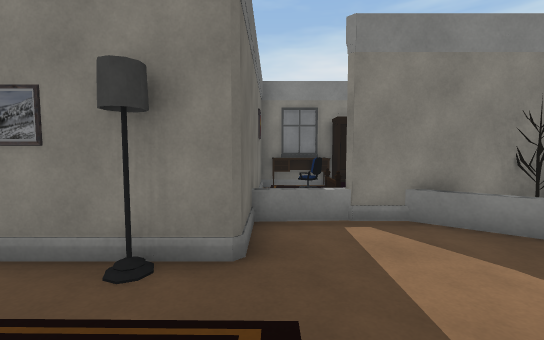
View 1 (above)

12 first-person views from a walk through a Unity game level. The camera is 1.4 m above the floor, tilts 4° down and sees 90° across. The floor is counted in squares, 1 m on a side. Each view is taken from the middle of a square. On the plan, view 1 faces up. The plan holds only what a view shows up to about 13 squares ahead; the rest is blank. The place goes on beyond the plan. Some surface patterns are stand-ins.

View 2
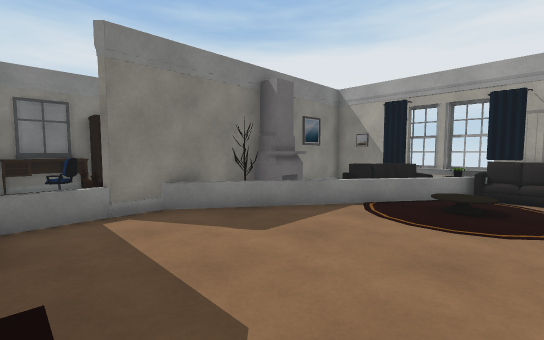

View 3
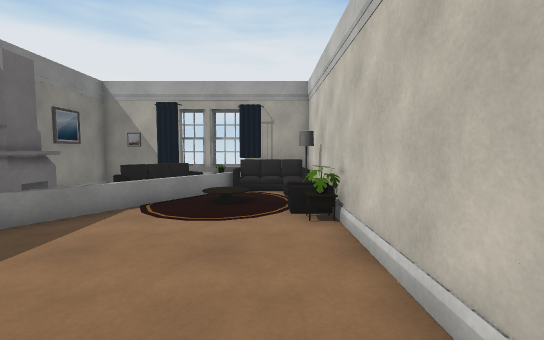

View 4
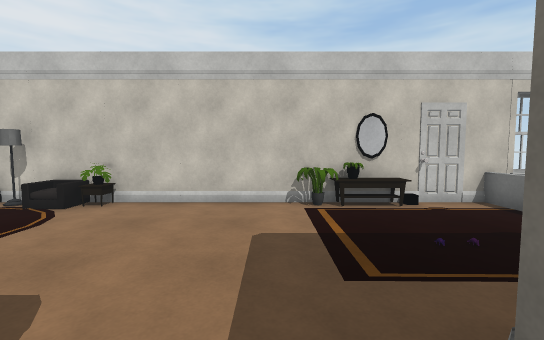

View 5
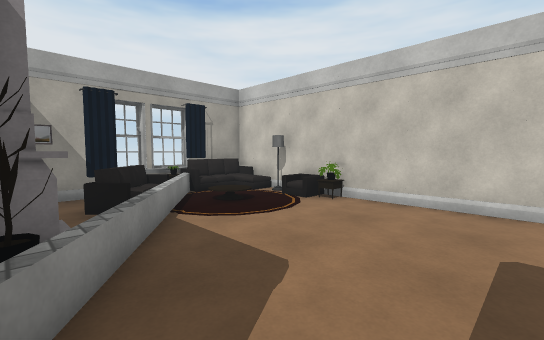

View 6
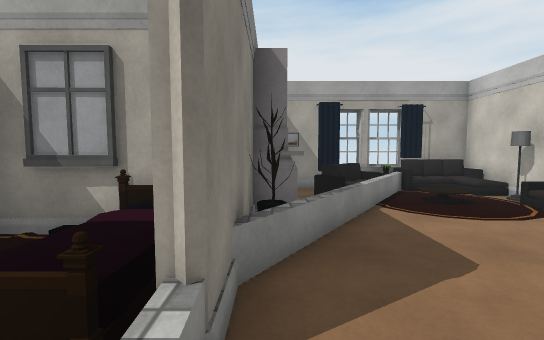

View 7
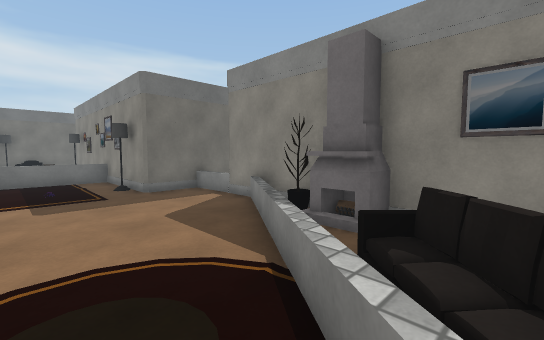

View 8
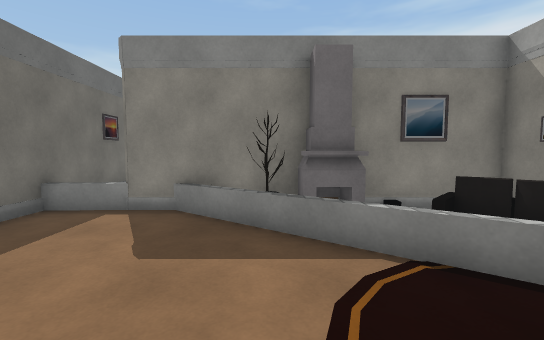

View 9
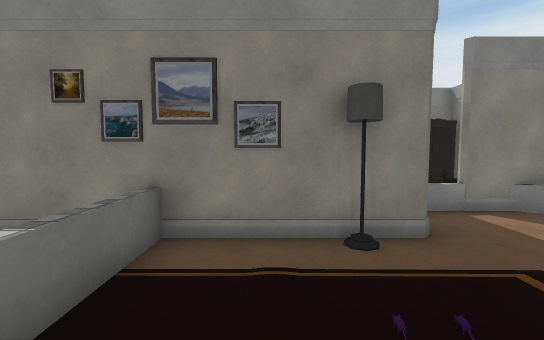

View 10
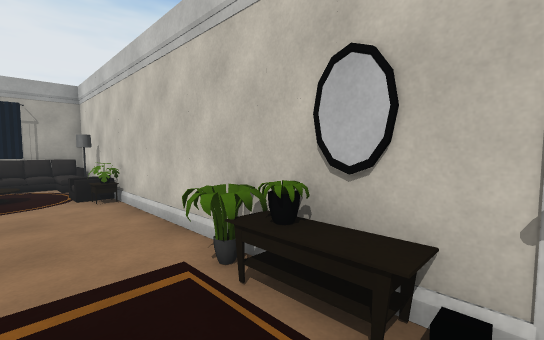

View 11
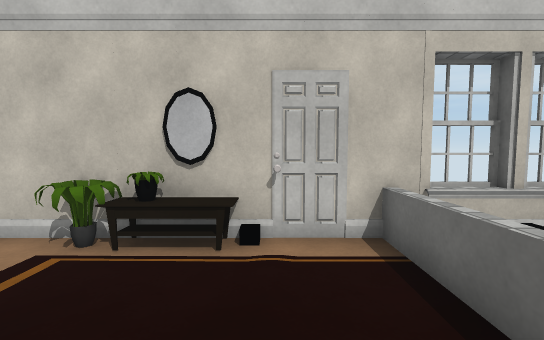

View 12
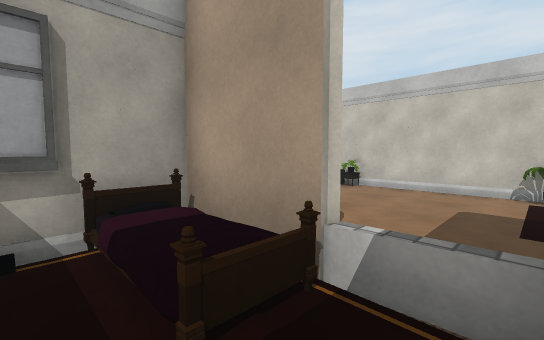

### Floor plan
Ten units are one square. View 1 is at (0, 0); x grows to the right and y downward. Boxes are objects, and circles mark ways between rooms. Rooms are numbered by the first view taken in them; rooms with no view inside come last. Other rooms are left out.
<svg viewBox="-60 -110 171 140">
<path fill="none" stroke="#000" d="M41 -54 21 -54M44 -56 44 -85M104 -24 104 -36M106 -15 106 -25M106 1 106 -13M-4 -92 -4 -34 -55 -34M24 -104 -4 -104M-50 24 104 24 104 0M69 -23 27 -54M1 -54 -5 -54M-48 -35 -48 25M104 -36 104 -54 41 -54"/>
<rect x="-55" y="-35" width="10" height="10" fill="#bbb"><title>other object</title></rect>
<rect x="-35" y="-35" width="10" height="10" fill="#bbb"><title>other object</title></rect>
<rect x="-25" y="15" width="10" height="10" fill="#bbb"><title>mirror</title></rect>
<rect x="-15" y="15" width="10" height="10" fill="#bbb"><title>nightstand</title></rect>
<rect x="-5" y="15" width="10" height="10" fill="#bbb"><title>other object</title></rect>
<rect x="-5" y="-105" width="20" height="10" fill="#bbb"><title>desk</title></rect>
<rect x="5" y="-95" width="20" height="10" fill="#bbb"><title>chair</title></rect>
<rect x="15" y="-75" width="30" height="20" fill="#bbb"><title>bed</title></rect>
<rect x="15" y="-105" width="30" height="10" fill="#bbb"><title>closet</title></rect>
<rect x="35" y="-95" width="10" height="10" fill="#bbb"><title>carpet</title></rect>
<rect x="55" y="15" width="10" height="10" fill="#bbb"><title>other object</title></rect>
<rect x="65" y="15" width="10" height="10" fill="#bbb"><title>sofa</title></rect>
<rect x="65" y="-25" width="30" height="20" fill="#bbb"><title>carpet</title></rect>
<rect x="75" y="-45" width="20" height="30" fill="#bbb"><title>sofa</title></rect>
<rect x="95" y="5" width="10" height="10" fill="#bbb"><title>sofa</title></rect>
<rect x="95" y="-5" width="10" height="10" fill="#bbb"><title>curtain</title></rect>
<rect x="95" y="-15" width="10" height="10" fill="#bbb"><title>other object</title></rect>
<rect x="45" y="-55" width="10" height="10" fill="#bbb"><title>other object</title></rect>
<rect x="55" y="-65" width="20" height="30" fill="#bbb"><title>fireplace</title></rect>
<rect x="75" y="-55" width="10" height="10" fill="#bbb"><title>other object</title></rect>
<text x="30" y="-20">1</text>
<text x="70" y="-50">2</text>
</svg>

Where each view was taken, in squares from view 1:
view 1: 0 up, 0 right, facing up
view 2: 1 down, 0 right, facing up-right
view 3: 1 down, 0 right, facing right
view 4: 5 up, 1 right, facing down
view 5: 5 up, 1 right, facing down-right
view 6: 5 up, 0 right, facing right
view 7: 0 up, 9 right, facing up-left
view 8: 1 down, 5 right, facing up
view 9: 1 down, 3 left, facing up
view 10: 0 up, 3 left, facing down-right
view 11: 2 up, 3 left, facing down
view 12: 8 up, 0 right, facing down-right
